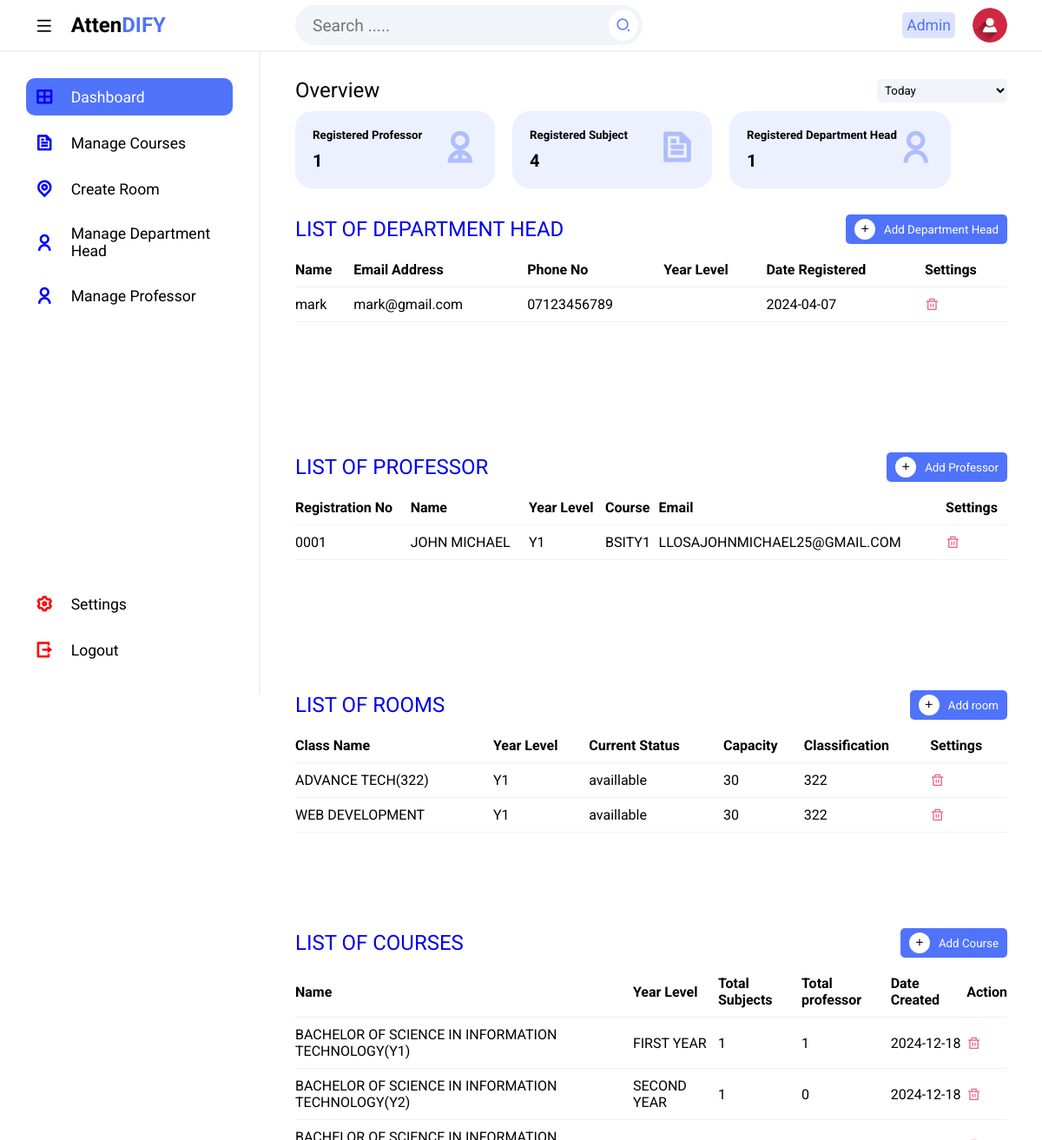
Page /home (signed in) on the committed database.
### tables this page shows
CREATE TABLE `tbldepthead` (
  `Id` int(10) NOT NULL,
  `firstName` varchar(255) NOT NULL,
  `lastName` varchar(255) NOT NULL,
  `emailAddress` varchar(255) NOT NULL,
  `password` varchar(255) NOT NULL,
  `phoneNo` varchar(50) NOT NULL,
  `yearlevelCode` varchar(50) NOT NULL,
  `dateCreated` varchar(50) NOT NULL
);

CREATE TABLE `tblprofessor` (
  `Id` int(10) NOT NULL,
  `firstName` varchar(255) NOT NULL,
  `lastName` varchar(255) NOT NULL,
  `registrationNumber` varchar(255) NOT NULL,
  `email` varchar(50) NOT NULL,
  `yearlevel` varchar(10) NOT NULL,
  `courseCode` varchar(20) NOT NULL,
  `professorImage` varchar(300) NOT NULL,
  `dateRegistered` varchar(50) NOT NULL
);

CREATE TABLE `tblroom` (
  `Id` int(10) NOT NULL,
  `className` varchar(50) NOT NULL,
  `yearlevelCode` varchar(50) NOT NULL,
  `currentStatus` varchar(50) NOT NULL,
  `capacity` int(10) NOT NULL,
  `classification` varchar(50) NOT NULL,
  `dateCreated` date NOT NULL
);

CREATE TABLE `tblcourse` (
  `Id` int(50) NOT NULL,
  `name` varchar(50) NOT NULL,
  `yearlevelID` int(50) NOT NULL,
  `dateCreated` date NOT NULL,
  `courseCode` varchar(50) NOT NULL
);

CREATE TABLE `tblyearlevel` (
  `Id` int(10) NOT NULL,
  `yearlevelName` varchar(255) NOT NULL,
  `yearlevelCode` varchar(50) NOT NULL,
  `dateRegistered` date NOT NULL
);

### resources/pages/administrator/home.php (the view, shortened to what this page needs)
<!DOCTYPE html>
<html lang="en">
<head>
    <link rel="stylesheet" href="resources/assets/css/styles.css">
    <link href="https://cdnjs.cloudflare.com/ajax/libs/remixicon/4.2.0/remixicon.css" rel="stylesheet">
</head>
<body>
    <?php include 'includes/topbar.php'; ?>
    <section class="main">
        <?php include 'includes/sidebar.php'; ?>
        <div class="main--content">
            <div class="overview">
                <div class="title">
                    <h2 class="section--title">Overview</h2>
                    <select name="date" id="date" class="dropdown">
                        <option value="today">Today</option>
                    </select>
                </div>
                <div class="cards">
                    <div class="card card-1">
                        <div class="card--data">
                            <div class="card--content">
                                <h5 class="card--title">Registered Professor</h5>
                                <h1><?php total_rows('tblprofessor') ?></h1>
                            </div>
                            <i class="ri-user-2-line card--icon--lg"></i>
                        </div>
                    </div>
                    <div class="card card-1">
                        <div class="card--data">
                            <div class="card--content">
                                <h5 class="card--title">Registered Subject</h5>
                                <h1><?php total_rows("tblunit") ?></h1>
                            </div>
                            <i class="ri-file-text-line card--icon--lg"></i>
                        </div>
                    </div>
                    <div class="card card-1">
                        <div class="card--data">
                            <div class="card--content">
                                <h5 class="card--title">Registered Department Head</h5>
                                <h1><?php total_rows('tbldepthead') ?></h1>
                            </div>
                            <i class="ri-user-line card--icon--lg"></i>
                        </div>
                    </div>
                </div>
            </div>
            <div class="table-container">
                <a href="manage-depthead" style="text-decoration:none;">
                    <div class="title">
                        <h2 class="section--title">LIST OF DEPARTMENT HEAD</h2>
                        <button class="add"><i class="ri-add-line"></i>Add Department Head</button>
                    </div>
                </a>
                <div class="table">
                    <table>
                        <thead>
                            <tr>
                                <th>Name</th>
                                <th>Email Address</th>
                                <th>Phone No</th>
                                <th>Year Level</th>
                                <th>Date Registered</th>
                                <th>Settings</th>
                            </tr>
                        </thead>
                        <tbody>
                            <tr>
                                <?php
                                $sql = "SELECT l.*, f.yearlevelName
                         FROM tbldepthead l
                         LEFT JOIN tblyearlevel f ON l.yearlevelCode = f.yearlevelCode";
                                $stmt = $pdo->query($sql);
                                $result = $stmt->fetchAll(PDO::FETCH_ASSOC);
                                if ($result) {
                                    foreach ($result as $row) {
                                        echo "<tr id='rowdepthead{$row["Id"]}'>";
                                        echo "<td>" . $row["firstName"] . "</td>";
                                        echo "<td>" . $row["emailAddress"] . "</td>";
                                        echo "<td>" . $row["phoneNo"] . "</td>";
                                        echo "<td>" . $row["yearlevelName"] . "</td>";
                                        echo "<td>" . $row["dateCreated"] . "</td>";
                                        echo "<td><span><i class='ri-delete-bin-line delete' data-id='{$row["Id"]}' data-name='depthead'></i></span></td>";
                                        echo "</tr>";
                                    }
                                } else {
                                    echo "<tr><td colspan='6'>No records found</td></tr>";
                                }
                                ?>
                        </tbody>
                    </table>
                </div>
            </div>
            <div class="table-container">
                <a href="manage-professor" style="text-decoration:none;">
                    <div class="title">
                        <h2 class="section--title">LIST OF PROFESSOR</h2>
                        <button class="add"><i class="ri-add-line"></i>Add Professor</button>
                    </div>
                </a>
                <div class="table">
                    <table>
                        <thead>
                            <tr>
                                <th>Registration No</th>
                                <th>Name</th>
                                <th>Year Level</th>
                                <th>Course</th>
                                <th>Email</th>
                                <th>Settings</th>
                            </tr>
                        </thead>
                        <tbody>
                            <?php
                            $sql = "SELECT * FROM tblprofessor";
                            $stmt = $pdo->query($sql);
                            $result = $stmt->fetchAll(PDO::FETCH_ASSOC);
                            if ($result) {
                                foreach ($result as $row) {
                                    echo "<tr id='rowprofessor{$row["Id"]}'>";
                                    echo "<td>" . $row["registrationNumber"] . "</td>";
                                    echo "<td>" . $row["firstName"] . "</td>";
                                    echo "<td>" . $row["yearlevel"] . "</td>";
                                    echo "<td>" . $row["courseCode"] . "</td>";
                                    echo "<td>" . $row["email"] . "</td>";
                                    echo "<td><span><i class='ri-delete-bin-line delete' data-id='{$row["Id"]}' data-name='professor'></i></span></td>";
                                    echo "</tr>";
                                }
                            } else {
                                echo "<tr><td colspan='6'>No records found</td></tr>";
                            }
                            ?>
                        </tbody>
                    </table>
                </div>
            </div>
            <div class="table-container">
                <a href="create-room" style="text-decoration:none;">
                    <div class="title">
                        <h2 class="section--title">LIST OF ROOMS</h2>
                        <button class="add"><i class="ri-add-line"></i>Add room</button>
                    </div>
                </a>
                <div class="table">
                    <table>
                        <thead>
                            <tr>
                                <th>Class Name</th>
                                <th>Year Level</th>
                                <th>Current Status</th>
                                <th>Capacity</th>
                                <th>Classification</th>
                                <th>Settings</th>
                            </tr>
                        </thead>
                        <tbody>
                            <?php
                            $sql = "SELECT * FROM tblroom";
                            $stmt = $pdo->query($sql);
                            $result = $stmt->fetchAll(PDO::FETCH_ASSOC);
                            if ($result) {
                                foreach ($result as $row) {
                                    echo "<tr id='rowroom{$row["Id"]}'>";
                                    echo "<td>" . $row["className"] . "</td>";
                                    echo "<td>" . $row["yearlevelCode"] . "</td>";
                                    echo "<td>" . $row["currentStatus"] . "</td>";
                                    echo "<td>" . $row["capacity"] . "</td>";
                                    echo "<td>" . $row["classification"] . "</td>";
                                    echo "<td><span><i class='ri-delete-bin-line delete' data-id='{$row["Id"]}' data-name='room'></i></span></td>";
                                    echo "</tr>";
                                }
                            } else {
                                echo "<tr><td colspan='6'>No records found</td></tr>";
                            } ?>
                        </tbody>
                    </table>
                </div>
            </div>
            <div class="table-container">
                <a href="manage-course" style="text-decoration:none;">
                    <div class="title">
                        <h2 class="section--title">LIST OF COURSES</h2>
                        <button class="add"><i class="ri-add-line"></i>Add Course</button>
                    </div>
                </a>
                <div class="table">
                    <table>
                        <thead>
                            <tr>
                                <th>Name</th>
                                <th>Year Level</th>
                                <th>Total Subjects</th>
                                <th>Total professor</th>
                                <th>Date Created</th>
                                <th>Action</th>
                            </tr>
                        </thead>
                        <tbody>
                            <?php
                            $sql = "SELECT
                        c.name AS course_name,c.Id AS Id,
                        c.yearlevelID AS yearlevel,
                        f.yearlevelName AS yearlevel_name,
                        COUNT(u.ID) AS total_units,
                        COUNT(DISTINCT s.Id) AS total_professor,
                        c.dateCreated AS date_created
                        FROM tblcourse c
                        LEFT JOIN tblunit u ON c.ID = u.courseID
                        LEFT JOIN tblprofessor s ON c.courseCode = s.courseCode
                        LEFT JOIN tblyearlevel f on c.yearlevelID=f.Id
                        GROUP BY c.ID";
                            $stmt = $pdo->query($sql);
                            $result = $stmt->fetchAll(PDO::FETCH_ASSOC);
                            if ($result) {
                                foreach ($result as $row) {
                                    echo "<tr id='rowcourse{$row["Id"]}'>";
                                    echo "<td>" . $row["course_name"] . "</td>";
                                    echo "<td>" . $row["yearlevel_name"] . "</td>";
                                    echo "<td>" . $row["total_units"] . "</td>";
                                    echo "<td>" . $row["total_professor"] . "</td>";
                                    echo "<td>" . $row["date_created"] . "</td>";
                                    echo "<td><span><i class='ri-delete-bin-line delete' data-id='{$row["Id"]}' data-name='course'></i></span></td>";
                                    echo "</tr>";
                                }
                            } else {
                                echo "<tr><td colspan='6'>No records found</td></tr>";
                            }
                            ?>
                        </tbody>
                    </table>
                </div>
            </div>
        </div>
    </section>
</body>
</html>

### rows in the picture
tbldepthead: firstName "mark", emailAddress "mark@gmail.com", phoneNo "07123456789", dateCreated "2024-04-07"
tblprofessor: registrationNumber "0001", firstName "JOHN MICHAEL", yearlevel "Y1", courseCode "BSITY1", email "LLOSAJOHNMICHAEL25@GMAIL.COM"
tblroom: className "ADVANCE TECH(322)", yearlevelCode "Y1", currentStatus "availlable", capacity "30", classification "322"
tblroom: className "WEB DEVELOPMENT", yearlevelCode "Y1", currentStatus "availlable", capacity "30", classification "322"
tblcourse: name "BACHELOR OF SCIENCE IN INFORMATION TECHNOLOGY(Y1)", yearlevelID.yearlevelName "FIRST YEAR", total_units "1", total_professor "1", dateCreated "2024-12-18"
tblcourse: name "BACHELOR OF SCIENCE IN INFORMATION TECHNOLOGY(Y2)", yearlevelID.yearlevelName "SECOND YEAR", total_units "1", total_professor "0", dateCreated "2024-12-18"

### other values in the picture
$logged_in->name "Admin"
$total_rows "1 4 1"
